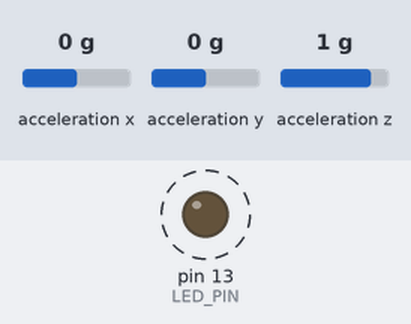
Bench run of a sketch on a simulated Arduino Uno, built with avr-gcc and run on an emulated ATmega328P. On the bench: output pins drawn as LEDs (lit = HIGH). Dashed ring = blinking. The inputs (shaded band) are chosen by the test bench; at power-on: acceleration x 0 g, acceleration y 0 g, acceleration z 1 g. What the sketch prints to the serial monitor is not drawn.

Above: at 0.06 s.
Timing chart, 0 to 3.0 s (numbered marks = the images above):
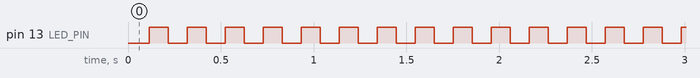

The sketch:

ADXL345_pt_test.ino
```cpp
// I2C device class (I2Cdev) demonstration Arduino sketch for ADXL345 class
// 10/7/2011 by Jeff Rowberg <jeff@rowberg.net>
// Updates should (hopefully) always be available at https://github.com/jrowberg/i2cdevlib
//
// Changelog:
//     2011-10-07 - initial release

/* ============================================
I2Cdev device library code is placed under the MIT license
Copyright (c) 2011 Jeff Rowberg

Permission is hereby granted, free of charge, to any person obtaining a copy
of this software and associated documentation files (the "Software"), to deal
in the Software without restriction, including without limitation the rights
to use, copy, modify, merge, publish, distribute, sublicense, and/or sell
copies of the Software, and to permit persons to whom the Software is
furnished to do so, subject to the following conditions:

The above copyright notice and this permission notice shall be included in
all copies or substantial portions of the Software.

THE SOFTWARE IS PROVIDED "AS IS", WITHOUT WARRANTY OF ANY KIND, EXPRESS OR
IMPLIED, INCLUDING BUT NOT LIMITED TO THE WARRANTIES OF MERCHANTABILITY,
FITNESS FOR A PARTICULAR PURPOSE AND NONINFRINGEMENT. IN NO EVENT SHALL THE
AUTHORS OR COPYRIGHT HOLDERS BE LIABLE FOR ANY CLAIM, DAMAGES OR OTHER
LIABILITY, WHETHER IN AN ACTION OF CONTRACT, TORT OR OTHERWISE, ARISING FROM,
OUT OF OR IN CONNECTION WITH THE SOFTWARE OR THE USE OR OTHER DEALINGS IN
THE SOFTWARE.
===============================================
*/

// Arduino Wire library is required if I2Cdev I2CDEV_ARDUINO_WIRE implementation
// is used in I2Cdev.h
#include "Wire.h"

// I2Cdev and ADXL345 must be installed as libraries, or else the .cpp/.h files
// for both classes must be in the include path of your project
#include "I2Cdev.h"
#include "ADXL345.h"


// class default I2C address is 0x53
// specific I2C addresses may be passed as a parameter here
// ALT low = 0x53 (default for SparkFun 6DOF board)
// ALT high = 0x1D
ADXL345 accel;

int16_t ax, ay, az;

#define LED_PIN 13 // (Arduino is 13, Teensy is 6)
#define FULL_RESOLUTION_ON 1

// LSB = 4 mg = 0.03928 m/s2 = 39,28 mm/s2
#define ACCELERATION_VALUE_CONVERT_TO_M_S2 0.03928

bool blinkState = false;
float axf = 0.0;
float ayf = 0.0;
float azf = 0.0;

void setup() {
    // join I2C bus (I2Cdev library doesn't do this automatically)
    Wire.begin();

    // initialize serial communication
    // (38400 chosen because it works as well at 8MHz as it does at 16MHz, but
    // it's really up to you depending on your project)
    Serial.begin(38400);

    // initialize device
    Serial.println("Initializing I2C devices...");
    accel.initialize();

    accel.setFullResolution(FULL_RESOLUTION_ON);


    // verify connection
    Serial.println("Testing device connections...");
    Serial.println(accel.testConnection() ? "ADXL345 connection successful" : "ADXL345 connection failed");

    // configure LED for output
    pinMode(LED_PIN, OUTPUT);
}

void loop() {

    // read raw accel measurements from device
    accel.getAcceleration(&ax, &ay, &az);

    // Conversion to float
    axf = ax * ACCELERATION_VALUE_CONVERT_TO_M_S2;
    ayf = ay * ACCELERATION_VALUE_CONVERT_TO_M_S2;
    azf = az * ACCELERATION_VALUE_CONVERT_TO_M_S2;

    // display tab-separated accel x/y/z values
    Serial.print("accel:\t");
    Serial.print(axf); Serial.print("\t");
    Serial.print(ayf); Serial.print("\t");
    Serial.println(azf);

    delay(100);

    // blink LED to indicate activity
    blinkState = !blinkState;
    digitalWrite(LED_PIN, blinkState);
}
```

Measured:
- by itself, pin 13 (LED_PIN): alternates HIGH for 0.10 s and LOW for 0.10 s
